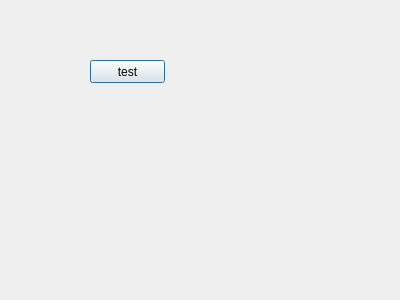
<?xml version="1.0" encoding="UTF-8"?>
<ui version="4.0">
 <class>Dialog</class>
 <widget class="QDialog" name="Dialog">
  <property name="geometry">
   <rect>
    <x>0</x>
    <y>0</y>
    <width>400</width>
    <height>300</height>
   </rect>
  </property>
  <property name="windowTitle">
   <string>Dialog</string>
  </property>
  <widget class="QPushButton" name="pushButton">
   <property name="geometry">
    <rect>
     <x>90</x>
     <y>60</y>
     <width>75</width>
     <height>23</height>
    </rect>
   </property>
   <property name="text">
    <string>test</string>
   </property>
  </widget>
 </widget>
 <layoutdefault spacing="6" margin="11"/>
 <resources/>
 <connections/>
</ui>
